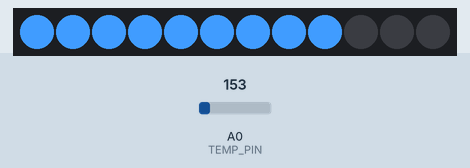
The sketch below on a simulated Arduino Uno, built with avr-gcc and run on an emulated ATmega328P. On the bench: 12 RGB LEDs in strip order, left to right. Inputs (shaded band) come from the test bench; at power-on: A0 (TEMP_PIN) = 153.

Above: at 1.3 s.
1.4 s: A0 (TEMP_PIN) set to 172
At 2.7 s:
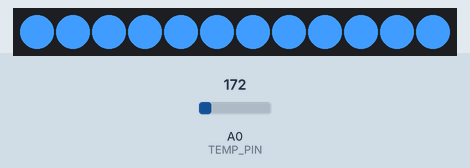
3.0 s: A0 (TEMP_PIN) set to 133
At 3.6 s:
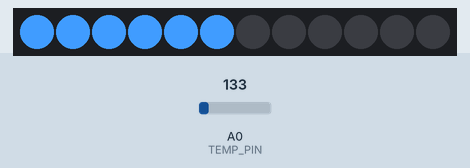
4.5 s: A0 (TEMP_PIN) set to 165
At 5.7 s:
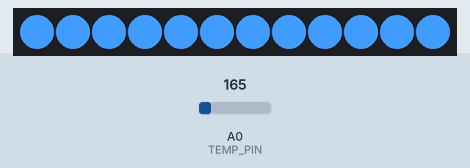
Timing chart, 0 to 7.5 s (numbered marks = the images above; inputs shaded):
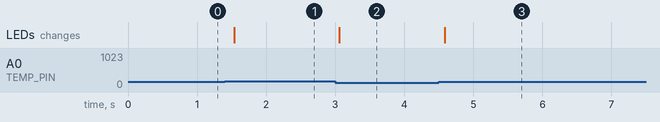

The sketch:

e3.ino
```cpp
// (C) Omid Khodaparast, Alexander Säfström, Kaisa Arumeel - Group 2
// Work package 4
// Exercise 3
// Submission code: 527499


#include <Adafruit_NeoPixel.h> // adding a NeoPixel library for the NeoPixel ring

/*
* This program displays Neopixel LED lights based on the temperature.
* If the temperature is high enough to light all LEDs, another red LED is lit.
*
* Purpose: Neopixel ringlight.
* DIT632
*/

// Define section
#define LED_PIN 6 // NeoPixel ring to pin 6
#define LED 7 // LED to pin 7
#define LIGHTS 12 // Amount of lights in Neopixel ring
#define TEMP_PIN A0 // Temperature pin is A0

// Variable declarations
int TEMP_SENSOR_MAX = 1023; // Maximum value of the temperature sensor range.
const float referenceVoltage = 5000.0; // Arduino reference voltage in volts


// Initialize NeoPixel ring as a strip, assign 12 lights to it, pin number 8 and initialize color bytes
Adafruit_NeoPixel strip(LIGHTS, LED_PIN, NEO_GRB + NEO_KHZ800);

void setup()
{
  strip.begin(); // Start the NeoPixel ring
  strip.show(); // Display the colors on the ring
}

// This method takes in the amount of lights to light up and lights them up on the Neopixel ring
void fillColors(int amount) {
  // Loop from 0 until the amount given in parameters
  for(int i = 0; i < amount; i++) {
    // Set a color on every LED light in NeoPixel
      strip.setPixelColor(i, 64, 156, 255);
      strip.show(); // Display the colors
    }

  // Loop backwards in the rest of the LEDs
   for(int i = 12; i >= amount; i--) {
     // Set the color of LED to white
      strip.setPixelColor(i, 0, 0, 0);
      strip.show(); // Display the colors
    }

}

void loop()
{

    // Get the analog reading value for the voltage from the temperature sensor.
    float sensorValue = analogRead(TEMP_PIN);

    //Convert the analog value into voltage(0-5V)
    float voltage = (sensorValue / TEMP_SENSOR_MAX)*referenceVoltage;
    //Calculate the temperature based on the formula given.
    int temperature = (voltage-500)/10;

    // Turn off the red LED.
    digitalWrite(LED, LOW);
    // Check if the temperature is negative
    if(temperature < 0) {
        // Fill one led on the neopixel ring
        fillColors(1);
    }
    // Check if temperature is between 0 and 10
    else if(temperature >= 0 && temperature < 10) {
         // Fill 3 leds on the neopixel ring
        fillColors(3);
    }
    // Check if temperature is between 10 and 20
    else if(temperature >= 10 && temperature < 20) {
        // Fill 6 leds on the neopixel ring
        fillColors(6);
    }
    // Check if temperature is between 20 and 30
    else if(temperature >= 20 && temperature < 30) {
        // Fill 9 leds on the neopixel ring
        fillColors(9);
    }
     // Check if temperature is over 30
    else if(temperature >= 30) {
        // Fill all 12 leds on the neopixel ring
        fillColors(12);
        // Light up the red led
        digitalWrite(LED, HIGH);
    }

  delay(500); // delay for 0.5 seconds

}
```

Measured:
- the behaviour switches between 163 and 164 on A0 (TEMP_PIN) (found by bisection; images 0 and 1)
- after the input at 1.4 s, the LEDs: change after 0.13 s (image 1)
- after the input at 3.0 s, the LEDs: change after 0.06 s (image 2)
- after the input at 4.5 s, the LEDs: change after 0.09 s (image 3)
